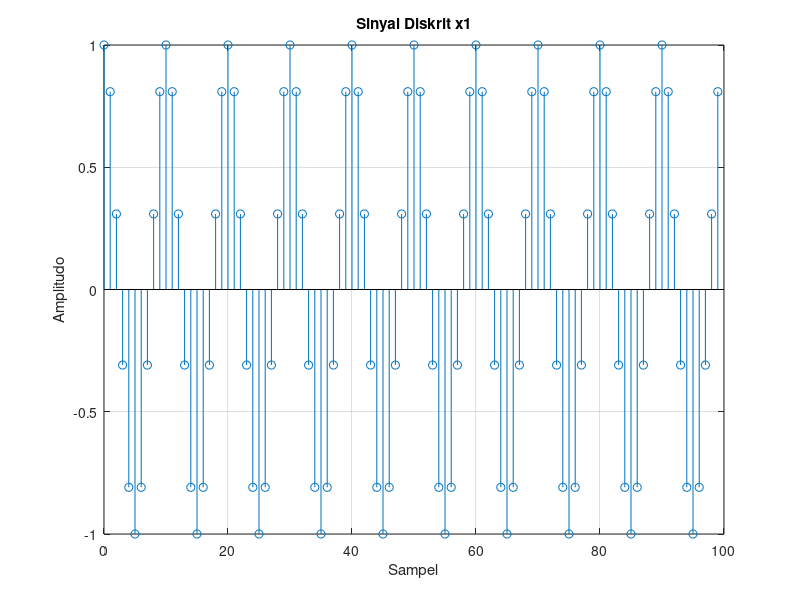
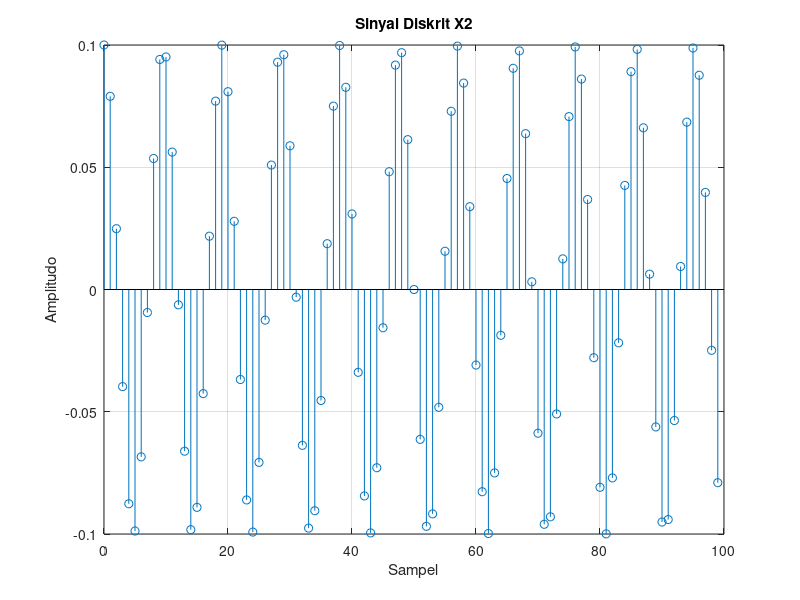
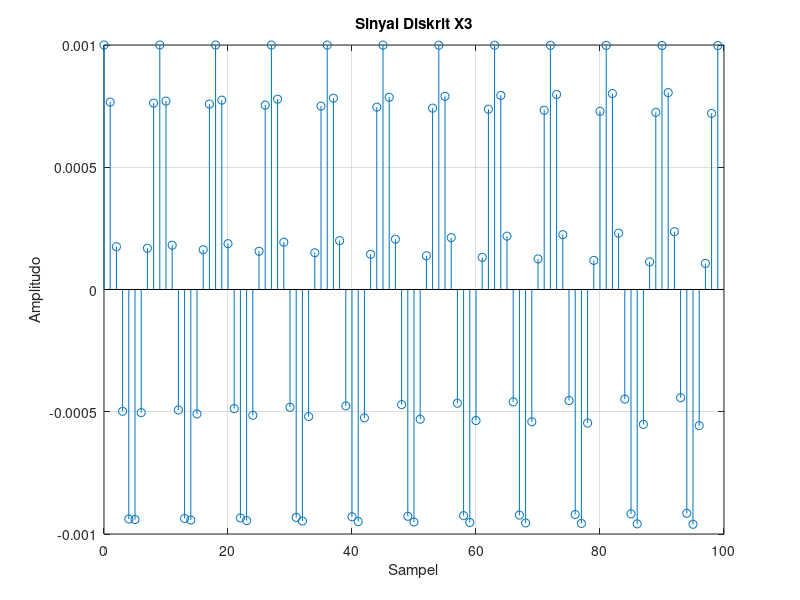
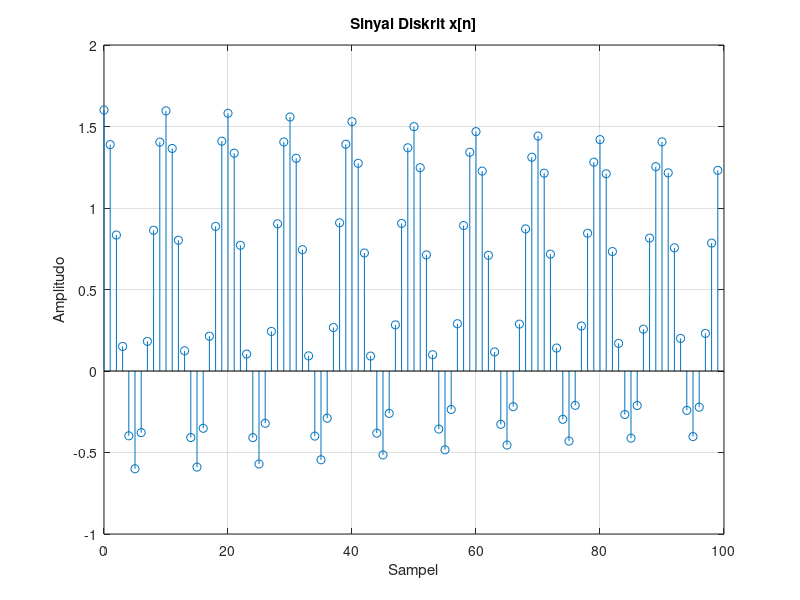

Reproduce these figures in MATLAB, in order.
close all;clc;
L = 100; % Panjang sinyal : bisa diganti ke menjadi 25,50,100
n = 0:(L-1); % Vektor waktu/sampel

% Komponen sinyal
x1 = cos(2 * pi * (0.100) * n); % x1(n)
x2 = 0.1 * cos(2 * pi * (0.105) * n); % x2(n)
x3 = 0.001 * cos(2 * pi * (0.111) * n); % x3(n)

% Sinyal total
x = 0.5 + x1 + x2 + x3;

% Plot gambar sinyal x1
figure
stem(n, x1);
xlabel('Sampel');
ylabel('Amplitudo');
title('Sinyal Diskrit x1');
grid on;

% Plot gambar sinyal x2
figure
stem(n, x2);
xlabel('Sampel');
ylabel('Amplitudo');
title('Sinyal Diskrit X2');
grid on;

% Plot gambar sinyal x3
figure
stem(n, x3);
xlabel('Sampel');
ylabel('Amplitudo');
title('Sinyal Diskrit X3');
grid on;

% Plot gambar sinyal x
figure
stem(n, x);
xlabel('Sampel');
ylabel('Amplitudo');
title('Sinyal Diskrit x[n]');
grid on;
